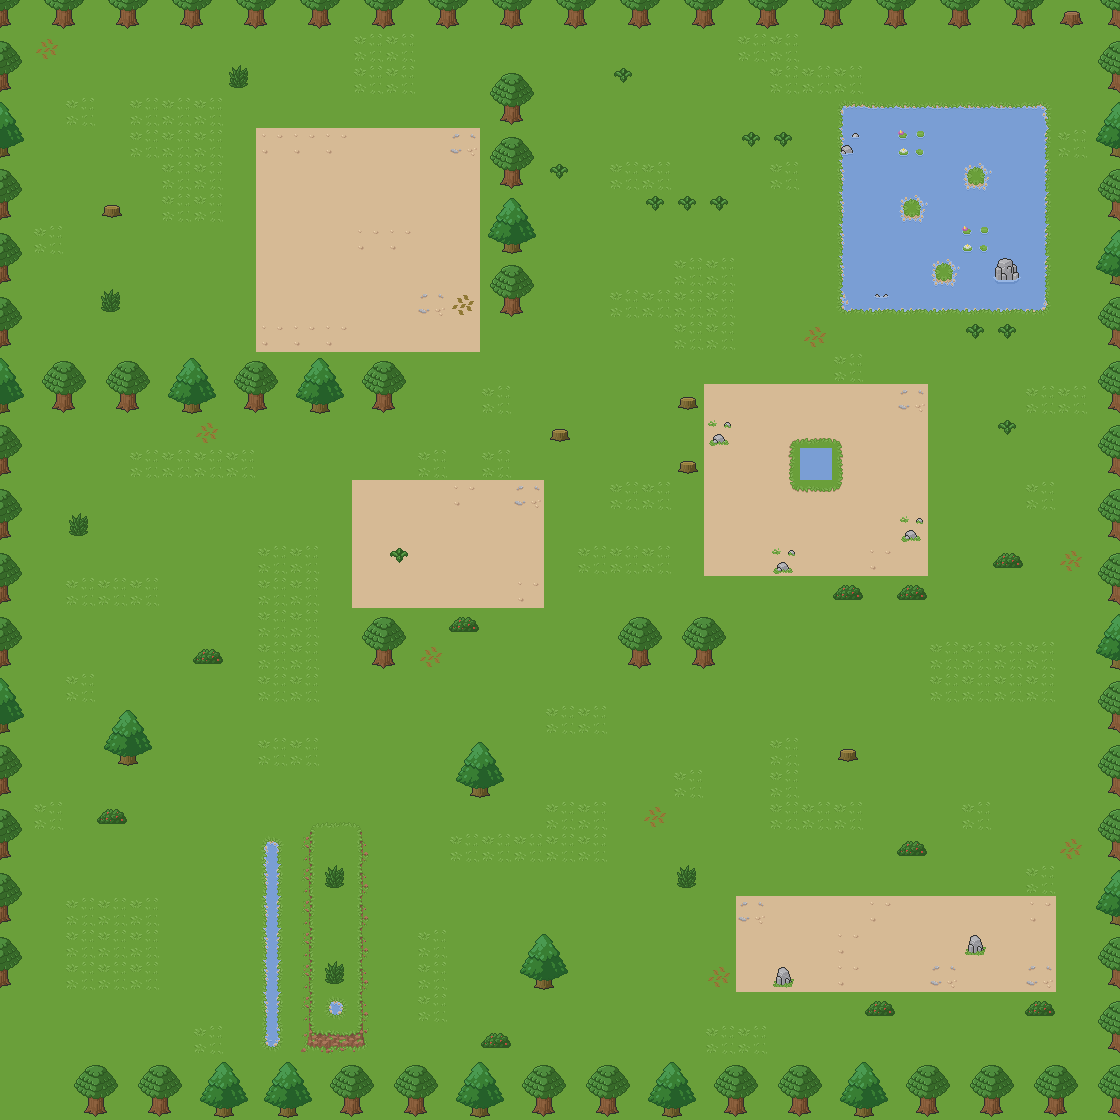

A level layout from a 2D game, rendered from its tile map. Below: a short description, then the map file with tile-grid data replaced by summaries:
An orthogonal 35x35 tile map with 32x32 px tiles, 3 tile layers (трава, деревья, штучки) and 51 objects (38x wall, 12x enemy, player).

<map version="1.5" tiledversion="1.7.2" orientation="orthogonal" renderorder="right-down" width="35" height="35" tilewidth="32" tileheight="32" infinite="0" nextlayerid="6" nextobjectid="609">
 <tileset firstgid="1" source="Forest Tileset.tsx" />
 <layer id="1" name="трава" width="35" height="35">
  <data>[1225 cells, 1225 non-empty, 15 distinct tile ids]</data>
 </layer>
 <layer id="3" name="деревья" width="35" height="35">
  <data>[1225 cells, 323 non-empty, 34 distinct tile ids]</data>
 </layer>
 <layer id="5" name="штучки" width="35" height="35">
  <data>[1225 cells, 176 non-empty, 25 distinct tile ids]</data>
 </layer>
 <objectgroup id="4" name="объекты">
  <object id="521" name="wall" x="0" y="0" width="1120" height="32" />
  <object id="522" name="wall" x="64" y="1056" width="1056" height="64" />
  <object id="524" name="wall" x="1088" y="32" width="32" height="1024" />
  <object id="526" name="wall" x="0" y="32" width="32" height="960" />
  <object id="528" name="wall" x="256" y="832" width="32" height="224" />
  <object id="529" name="wall" x="320" y="832" width="32" height="224" />
  <object id="531" name="wall" x="800" y="448" width="32" height="32" />
  <object id="532" name="wall" x="844" y="106.667" width="200" height="200" />
  <object id="533" name="wall" x="32" y="352" width="384" height="64" />
  <object id="534" name="wall" x="480" y="64" width="64" height="256" />
  <object id="545" name="wall" x="96.6667" y="799.333" width="30" height="32" />
  <object id="546" name="wall" x="192.333" y="639.333" width="30" height="32" />
  <object id="547" name="wall" x="64" y="512" width="30" height="32" />
  <object id="548" name="wall" x="96" y="288" width="30" height="32" />
  <object id="549" name="wall" x="96" y="192" width="30" height="32" />
  <object id="550" name="wall" x="224" y="64" width="30" height="32" />
  <object id="551" name="wall" x="544" y="416" width="30" height="32" />
  <object id="552" name="wall" x="672" y="384" width="30" height="32" />
  <object id="553" name="wall" x="672.667" y="447.333" width="30" height="32" />
  <object id="554" name="wall" x="832" y="576" width="30" height="32" />
  <object id="555" name="wall" x="448.667" y="607.333" width="30" height="32" />
  <object id="556" name="wall" x="672.667" y="863.333" width="30" height="32" />
  <object id="557" name="wall" x="480" y="1024" width="30" height="32" />
  <object id="558" name="wall" x="864" y="992" width="30" height="32" />
  <object id="559" name="wall" x="768.667" y="959.333" width="30" height="32" />
  <object id="560" name="wall" x="960.667" y="927.333" width="30" height="32" />
  <object id="561" name="wall" x="1024" y="992" width="30" height="32" />
  <object id="562" name="wall" x="896" y="832" width="30" height="32" />
  <object id="563" name="wall" x="832" y="736" width="30" height="32" />
  <object id="564" name="wall" x="992" y="544" width="30" height="32" />
  <object id="565" name="wall" x="896.667" y="575.333" width="30" height="32" />
  <object id="566" name="wall" x="992" y="256" width="30" height="32" />
  <object id="568" name="wall" x="512" y="928" width="64" height="64" />
  <object id="569" name="wall" x="448" y="736" width="64" height="64" />
  <object id="570" name="wall" x="352" y="608" width="64" height="64" />
  <object id="571" name="wall" x="608" y="608" width="64" height="64" />
  <object id="572" name="wall" x="672" y="608" width="64" height="64" />
  <object id="573" name="wall" x="96" y="704" width="64" height="64" />
  <object id="596" name="player" x="525.333" y="527.333">
   <point />
  </object>
  <object id="597" name="enemy" x="656.5" y="243">
   <point />
  </object>
  <object id="598" name="enemy" x="769.697" y="687.879">
   <point />
  </object>
  <object id="599" name="enemy" x="272.727" y="678.788">
   <point />
  </object>
  <object id="600" name="enemy" x="1003.03" y="763.636">
   <point />
  </object>
  <object id="601" name="enemy" x="145.455" y="906.061">
   <point />
  </object>
  <object id="602" name="enemy" x="248.485" y="469.697">
   <point />
  </object>
  <object id="603" name="enemy" x="939.394" y="387.879">
   <point />
  </object>
  <object id="604" name="enemy" x="600" y="745.455">
   <point />
  </object>
  <object id="605" name="enemy" x="742.424" y="778.788">
   <point />
  </object>
  <object id="606" name="enemy" x="233.333" y="166.667">
   <point />
  </object>
  <object id="607" name="enemy" x="403.03" y="169.697">
   <point />
  </object>
  <object id="608" name="enemy" x="448.485" y="878.788">
   <point />
  </object>
 </objectgroup>
</map>
